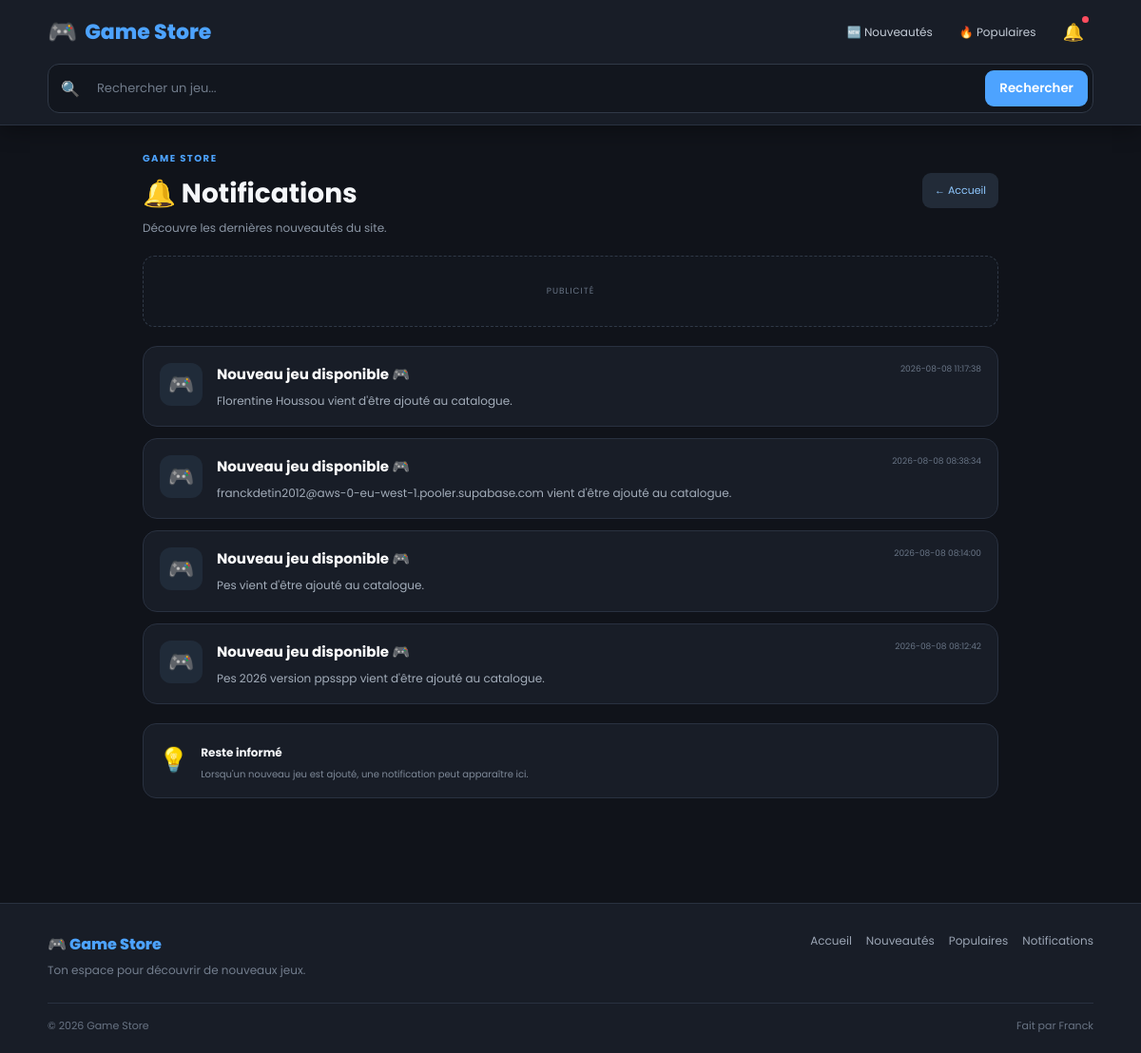
The page /notifications on the database its author committed.
### tables this page shows
CREATE TABLE notifications(
        id INTEGER PRIMARY KEY AUTOINCREMENT,
        titre TEXT,
        message TEXT,
        date_creation TIMESTAMP DEFAULT CURRENT_TIMESTAMP
    , lu INTEGER DEFAULT 0);

### app.py (the view)
@app.route("/notifications")
def notifications():
    conn = connexion()
    liste = conn.execute("""
        SELECT *
        FROM notifications
        ORDER BY id DESC
    """).fetchall()
    conn.close()
    return render_template(
        "notifications.html",
        notifications=liste
    )

### app.py (called while the page is built, shortened)
@app.before_request
def compteur_vues():
    if request.endpoint != "jeu":
        return

@app.context_processor
def fonctions_globales():
    def nombre_favoris(jeu_id):
        conn = connexion()
        resultat = conn.execute("""
            SELECT COUNT(*)
            FROM favoris
            WHERE jeu_id=?
        """, (
            jeu_id,
        )).fetchone()[0]
        conn.close()
        return resultat
    return {
        "nombre_favoris": nombre_favoris
    }

### database.py (called while the page is built)
def connexion():
    conn = sqlite3.connect(DB_NAME)
    conn.row_factory = sqlite3.Row
    return conn

### templates/notifications.html (shortened to what this page needs)
{% extends "base.html" %}
{% block content %}
<div class="notifications-page">
    <div class="notifications-header">
        <div>
            <span class="small-label">GAME STORE</span>
            <h1>🔔 Notifications</h1>
            <p>
                Découvre les dernières nouveautés du site.
            </p>
        </div>
        <a href="{{ url_for('accueil') }}" class="back-btn">
            ← Accueil
        </a>
    </div>
    <div class="notification-ad">
        <span>PUBLICITÉ</span>
    </div>
    {% if notifications %}
        <div class="notifications-list">
            {% for notification in notifications %}
            <article class="notification-card">
                <div class="notification-icon">
                    🎮
                </div>
                <div class="notification-content">
                    <div class="notification-top">
                        <h2>
                            {{ notification.titre }}
                        </h2>
                        {% if notification.date %}
                        <time>
                            {{ notification.date }}
                        </time>
                        {% elif notification.date_creation %}
                        <time>
                            {{ notification.date_creation }}
                        </time>
                        {% endif %}
                    </div>
                    <p>
                        {{ notification.message }}
                    </p>
                </div>
            </article>
            {% endfor %}
        </div>
    {% endif %}
    <div class="notification-info">
        <span>💡</span>
        <div>
            <strong>
                Reste informé
            </strong>
            <p>
                Lorsqu'un nouveau jeu est ajouté,
                une notification peut apparaître ici.
            </p>
        </div>
    </div>
</div>
{% endblock %}

### templates/base.html (shortened to what this page needs)
<!DOCTYPE html>
<html lang="fr">
<head>
    <link rel="stylesheet"
          href="{{ url_for('static', filename='style.css') }}">
</head>
<body>
<header class="topbar">
    <div class="topbar-inner">
        <a href="{{ url_for('accueil') }}"
           class="logo">
            <span class="logo-icon">🎮</span>
            <span class="logo-text">Game Store</span>
        </a>
        <div class="header-actions">
            <a href="{{ url_for('nouveautes') }}"
               class="header-btn">
                🆕 <span>Nouveautés</span>
            </a>
            <a href="{{ url_for('populaires') }}"
               class="header-btn">
                🔥 <span>Populaires</span>
            </a>
            <a href="{{ url_for('notifications') }}"
               class="header-btn notification-btn">
                🔔
                {% if notifications_non_lues is defined
                      and notifications_non_lues > 0 %}
                    <span class="notification-dot"></span>
                {% endif %}
            </a>
        </div>
    </div>
    <form action="{{ url_for('recherche') }}"
          method="GET"
          class="search-box">
        <div class="search-icon">🔍</div>
        <input
            type="search"
            name="q"
            value="{{ recherche|default('') }}"
            placeholder="Rechercher un jeu..."
            autocomplete="off">
        <button type="submit">
            Rechercher
        </button>
    </form>
</header>
<main class="conteneur">
    {% block content %}
    {% endblock %}
</main>
<footer class="site-footer">
    <div class="footer-content">
        <div class="footer-brand">
            <div class="footer-logo">
                🎮 Game Store
            </div>
            <p>
                Ton espace pour découvrir
                de nouveaux jeux.
            </p>
        </div>
        <div class="footer-links">
            <a href="{{ url_for('accueil') }}">
                Accueil
            </a>
            <a href="{{ url_for('nouveautes') }}">
                Nouveautés
            </a>
            <a href="{{ url_for('populaires') }}">
                Populaires
            </a>
            <a href="{{ url_for('notifications') }}">
                Notifications
            </a>
        </div>
    </div>
    <div class="footer-bottom">
        <span>© 2026 Game Store</span>
        <span>Fait par Franck</span>
    </div>
</footer>
</body>
</html>

### static/style.css (style rules this page uses)
* { margin:0; padding:0; box-sizing:border-box; }
html { scroll-behavior:smooth; }
body { background:#10131a; color:#f5f7fa; font-family:Poppins,Arial,sans-serif; min-height:100vh; }
a { color:inherit; }
button, input, textarea { font-family:inherit; }
.topbar { position:sticky; top:0; z-index:999; background:#181d27; border-bottom:1px solid #293140; box-shadow:0 5px 20px rgba(0,0,0,.35); padding:12px 15px; }
.topbar-inner { max-width:1100px; margin:auto; display:flex; align-items:center; justify-content:space-between; gap:20px; }
.logo { display:flex; align-items:center; gap:8px; text-decoration:none; color:white; font-size:22px; font-weight:800; white-space:nowrap; }
.logo-icon { font-size:25px; }
.logo-text { color:#4da3ff; }
.header-actions { display:flex; align-items:center; gap:8px; }
.header-btn { position:relative; text-decoration:none; color:#c4ccd7; padding:8px 10px; border-radius:9px; font-size:12px; }
.notification-btn { font-size:18px; }
.notification-dot { position:absolute; top:5px; right:5px; width:7px; height:7px; background:#ff4d5f; border-radius:50%; }
.search-box { max-width:1100px; margin:12px auto 0; display:flex; align-items:center; gap:8px; background:#12161e; border:1px solid #303947; border-radius:12px; padding:5px; }
.search-icon { padding-left:8px; font-size:16px; }
.search-box input { flex:1; min-width:0; border:0; outline:0; background:transparent; color:white; padding:10px; font-size:13px; }
.search-box input::placeholder { color:#707b8a; }
.search-box button { width:auto; margin:0; padding:9px 15px; border:0; border-radius:9px; background:#4da3ff; color:white; font-weight:600; cursor:pointer; }
.conteneur { width:100%; max-width:1100px; margin:auto; padding:20px 15px 80px; }
.site-footer { margin-top:30px; padding:30px 15px 20px; background:#181d27; border-top:1px solid #293140; }
.footer-content { max-width:1100px; margin:auto; display:flex; justify-content:space-between; gap:30px; }
.footer-logo { font-weight:800; color:#4da3ff; }
.footer-brand p { color:#737e8e; font-size:12px; margin-top:6px; }
.footer-links { display:flex; flex-wrap:wrap; gap:15px; }
.footer-links a { color:#9ba5b4; text-decoration:none; font-size:12px; }
.footer-bottom { max-width:1100px; margin:25px auto 0; padding-top:15px; border-top:1px solid #293140; display:flex; justify-content:space-between; color:#687383; font-size:11px; }
input, textarea { background:#12161e; color:white; border:1px solid #303947; outline:none; }
main { padding:0; }

### templates/notifications.html (style rules this page uses)
.notifications-page { max-width:900px; margin:auto; }
.notifications-header { display:flex; justify-content:space-between; align-items:center; gap:15px; margin-bottom:20px; }
.notifications-header h1 { margin:6px 0; font-size:28px; }
.notifications-header p { color:#8b96a5; font-size:12px; }
.small-label { color:#4da3ff; font-size:10px; font-weight:700; letter-spacing:1.5px; }
.back-btn { background:#222b38; color:#8fc8ff; padding:10px 13px; border-radius:9px; text-decoration:none; font-size:11px; }
.notification-ad { height:75px; margin-bottom:20px; display:flex; justify-content:center; align-items:center; background:#12161e; border:1px dashed #303947; border-radius:12px; }
.notification-ad span { color:#697586; font-size:9px; letter-spacing:1px; }
.notifications-list { display:flex; flex-direction:column; gap:12px; }
.notification-card { display:flex; gap:15px; padding:17px; background:#181d27; border:1px solid #293140; border-radius:15px; transition:.2s; }
.notification-icon { width:45px; height:45px; flex-shrink:0; display:flex; align-items:center; justify-content:center; background:#202b39; border-radius:12px; font-size:22px; }
.notification-content { flex:1; min-width:0; }
.notification-top { display:flex; justify-content:space-between; align-items:flex-start; gap:10px; }
.notification-top h2 { font-size:15px; color:white; }
.notification-top time { color:#697586; font-size:9px; white-space:nowrap; }
.notification-content p { margin-top:7px; color:#a3adba; font-size:12px; line-height:1.6; }
.notification-info { display:flex; align-items:center; gap:13px; margin-top:20px; padding:16px; background:#181d27; border:1px solid #293140; border-radius:14px; }
.notification-info > span { font-size:25px; }
.notification-info strong { font-size:12px; }
.notification-info p { margin-top:4px; color:#7e8998; font-size:10px; }

### rows shown on the page
notifications: titre "Nouveau jeu disponible 🎮", date_creation "2026-08-08 11:17:38", message "Florentine Houssou vient d'être ajouté au catalogue."
notifications: titre "Nouveau jeu disponible 🎮", date_creation "2026-08-08 08:38:34", message "franckdetin2012@aws-0-eu-west-1.pooler.supabase.com vient d'être ajouté au catalogue."
notifications: titre "Nouveau jeu disponible 🎮", date_creation "2026-08-08 08:14:00", message "Pes vient d'être ajouté au catalogue."
notifications: titre "Nouveau jeu disponible 🎮", date_creation "2026-08-08 08:12:42", message "Pes 2026 version ppsspp vient d'être ajouté au catalogue."
